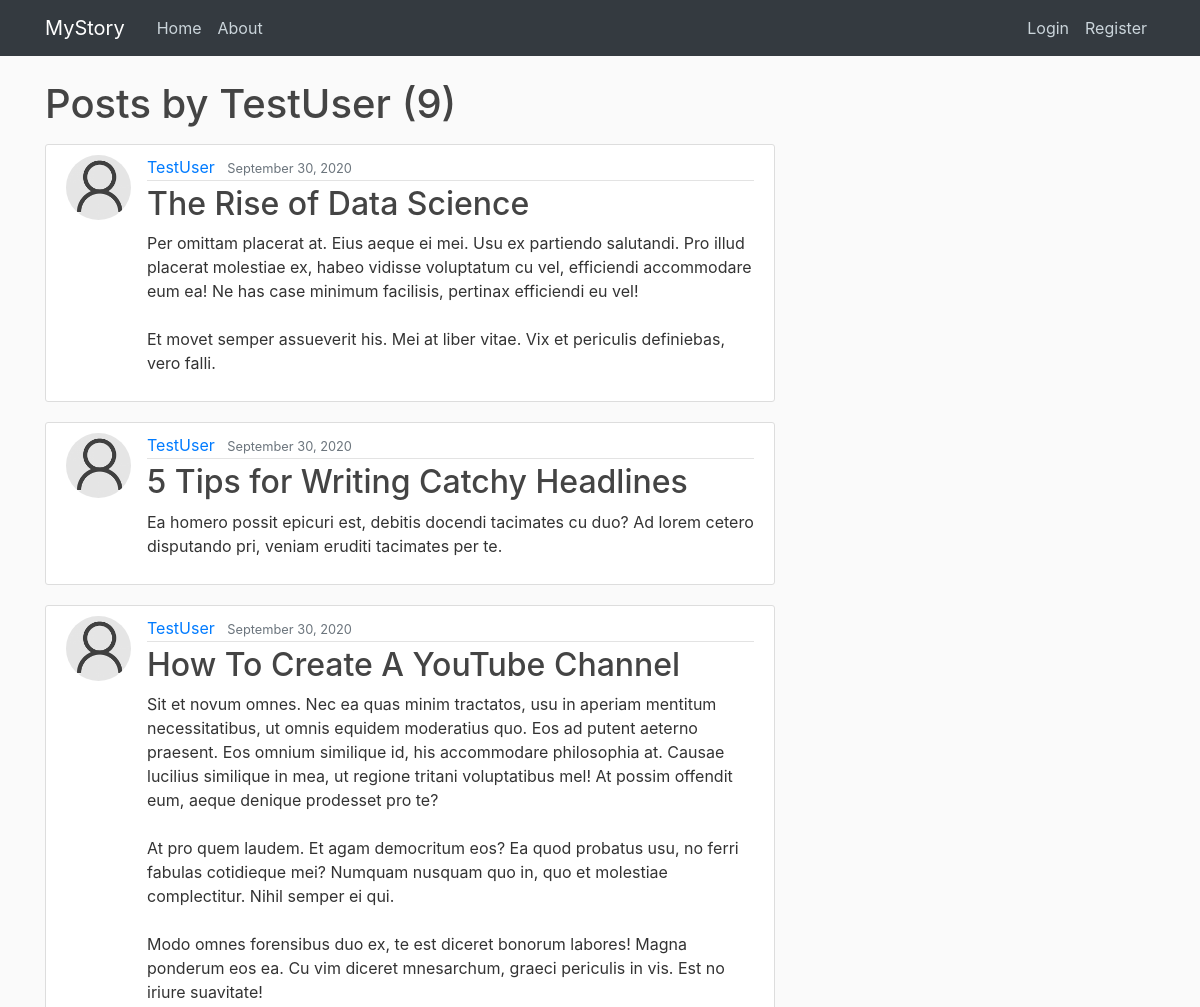
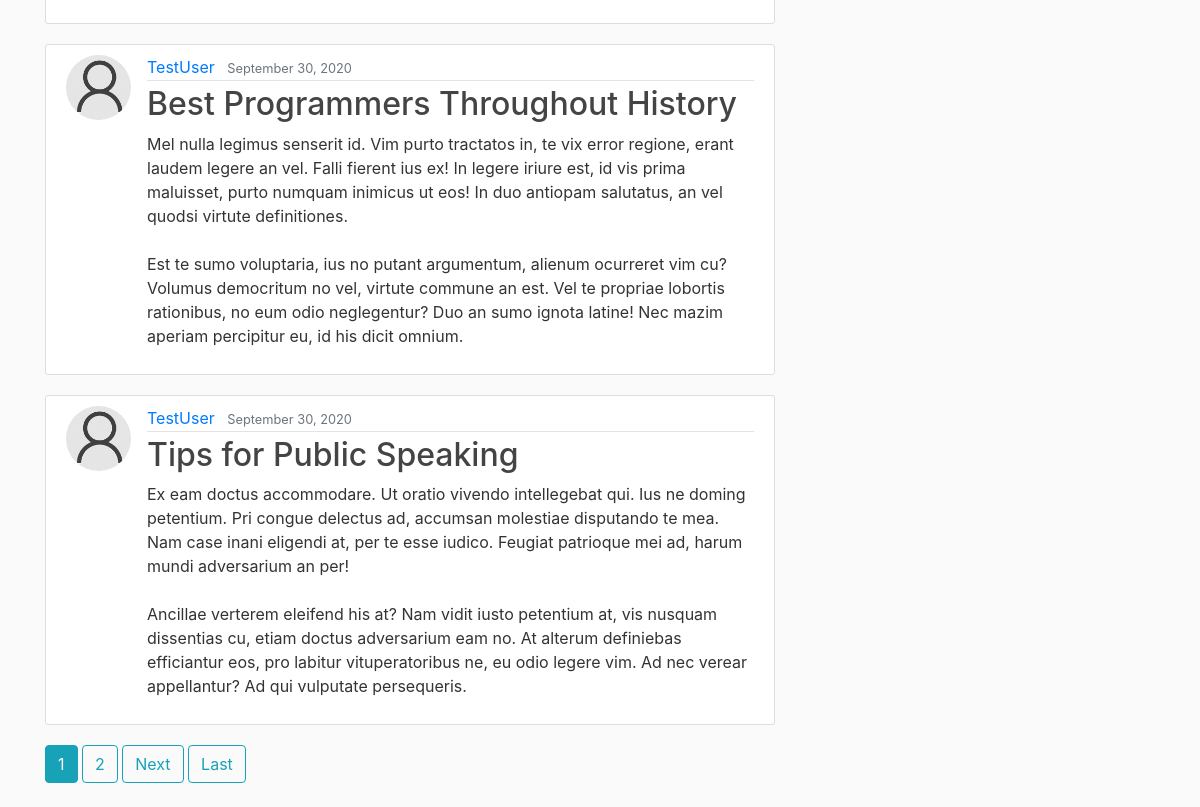
Page /user/TestUser on the committed database (2 pictures, top to bottom).
### blog/models.py (models this page shows, shortened)
class Post(models.Model):
    title = models.CharField(max_length=100)
    content = models.TextField()
    date_posted = models.DateTimeField(default=timezone.now)
    author = models.ForeignKey(User, on_delete=models.CASCADE)

### users/models.py (models this page shows, shortened)
class Profile(models.Model):
    user = models.OneToOneField(User, on_delete=models.CASCADE)
    image = models.ImageField(default='default.jpg', upload_to='profile_pics')

### blog/views.py (the view)
# urls.py: path('user/<str:username>', UserPostListView.as_view(), name='user-post'),
class UserPostListView(ListView):
    model = Post
    template_name = 'blog/user_post.html'
    context_object_name = 'posts'
    paginate_by = 5
    def get_queryset(self):
        user = get_object_or_404(User, username=self.kwargs.get('username'))
        return Post.objects.filter(author=user).order_by('-date_posted')

### blog/templates/blog/user_post.html (shortened to what this page needs)
 {% extends "blog/base.html" %}
 {% block content %}
 <h1 class="mb-3">Posts by {{ view.kwargs.username }} ({{ page_obj.paginator.count }})</h1>
    {% for post in posts %}
     <article class="media content-section">
     <img class="rounded-circle article-img" src="{{ post.author.profile.image.url }}">
      <div class="media-body">
        <div class="article-metadata">
          <a class="mr-2" href="{% url 'user-post' post.author.username %}">{{ post.author }}</a>
          <small class="text-muted">{{ post.date_posted|date:"F d, Y" }}</small>
        </div>
        <h2><a class="article-title" href="{% url 'post-detail' post.id %}">{{ post.title }}</a></h2>
        <p class="article-content">{{ post.content }}</p>
      </div>
    </article>
    {% endfor %}
 {% if is_paginated %}
        {% for num in page_obj.paginator.page_range %}
            {% if page_obj.number == num %}
                <a class="btn btn-info mb-4" href="?page={{ num }}">{{ num }}</a>
            {% elif num > page_obj.number|add:'-3' and num < page_obj.number|add:'3' %}
                <a class="btn btn-outline-info mb-4" href="?page={{ num }}">{{ num }}</a>
            {% endif %}
        {% endfor %}
     {% if page_obj.has_next %}
        <a class="btn btn-outline-info mb-4" href="?page={{ page_obj.next_page_number }}">Next</a>
        <a class="btn btn-outline-info mb-4" href="?page={{ page_obj.paginator.num_pages }}">Last</a>
    {% endif %}
 {% endif %}
{% endblock content %}

### blog/static/blog/main.css (style rules this page uses)
body { background: #fafafa; color: #333333; margin-top: 5rem; }
h1, h2, h3, h4, h5, h6 { color: #444444; }
.content-section { background: #ffffff; padding: 10px 20px; border: 1px solid #dddddd; border-radius: 3px; margin-bottom: 20px; }
.article-title { color: #444444; }
.article-content { white-space: pre-line; }
.article-img { height: 65px; width: 65px; margin-right: 16px; }
.article-metadata { padding-bottom: 1px; margin-bottom: 4px; border-bottom: 1px solid #e3e3e3 }

### rows in the picture
Post: author.profile.image (placeholder picture), author "TestUser", date_posted "September 30, 2020", title "The Rise of Data Science", content "Per omittam placerat at. Eius aeque ei mei. Usu ex partiendo salutandi. Pro illud placerat molestiae ex, habeo vidisse voluptatum cu vel, efficiendi accommodare eum ea! Ne has case minimum facilisis, pertinax efficiendi eu vel! Et movet semper assueverit his. Mei at liber vitae. Vix et periculis definiebas, vero falli."
Post: author.profile.image (placeholder picture), author "TestUser", date_posted "September 30, 2020", title "5 Tips for Writing Catchy Headlines", content "Ea homero possit epicuri est, debitis docendi tacimates cu duo? Ad lorem cetero disputando pri, veniam eruditi tacimates per te."
Post: author.profile.image (placeholder picture), author "TestUser", date_posted "September 30, 2020", title "How To Create A YouTube Channel", content "Sit et novum omnes. Nec ea quas minim tractatos, usu in aperiam mentitum necessitatibus, ut omnis equidem moderatius quo. Eos ad putent aeterno praesent. Eos omnium similique id, his accommodare philosophia at. Causae lucilius similique in mea, ut regione tritani voluptatibus mel! At possim offendit eum, aeque denique prodesset pro te? At pro quem laudem. Et agam democritum eos? Ea quod probatus usu, no ferri fabulas cotidieque mei? Numquam nusquam quo in, quo et molestiae complectitur. Nihil semper ei qui. Modo omnes forensibus duo ex, te est diceret bonorum labores! Magna ponderum eos ea. Cu vim diceret mnesarchum, graeci periculis in vis. Est no iriure suavitate!"
Post: author.profile.image (placeholder picture), author "TestUser", date_posted "September 30, 2020", title "Best Programmers Throughout History", content "Mel nulla legimus senserit id. Vim purto tractatos in, te vix error regione, erant laudem legere an vel. Falli fierent ius ex! In legere iriure est, id vis prima maluisset, purto numquam inimicus ut eos! In duo antiopam salutatus, an vel quodsi virtute definitiones. Est te sumo voluptaria, ius no putant argumentum, alienum ocurreret vim cu? Volumus democritum no vel, virtute commune an est. Vel te propriae lobortis rationibus, no eum odio neglegentur? Duo an sumo ignota latine! Nec mazim aperiam percipitur eu, id his dicit omnium."
Post: author.profile.image (placeholder picture), author "TestUser", date_posted "September 30, 2020", title "Tips for Public Speaking", content "Ex eam doctus accommodare. Ut oratio vivendo intellegebat qui. Ius ne doming petentium. Pri congue delectus ad, accumsan molestiae disputando te mea. Nam case inani eligendi at, per te esse iudico. Feugiat patrioque mei ad, harum mundi adversarium an per! Ancillae verterem eleifend his at? Nam vidit iusto petentium at, vis nusquam dissentias cu, etiam doctus adversarium eam no. At alterum definiebas efficiantur eos, pro labitur vituperatoribus ne, eu odio legere vim. Ad nec verear appellantur? Ad qui vulputate persequeris."

### other values in the picture
{{ view.kwargs.username }} "TestUser"
{{ page_obj.paginator.count }} "9"
{{ num }} "1"
{{ num }} "2"
